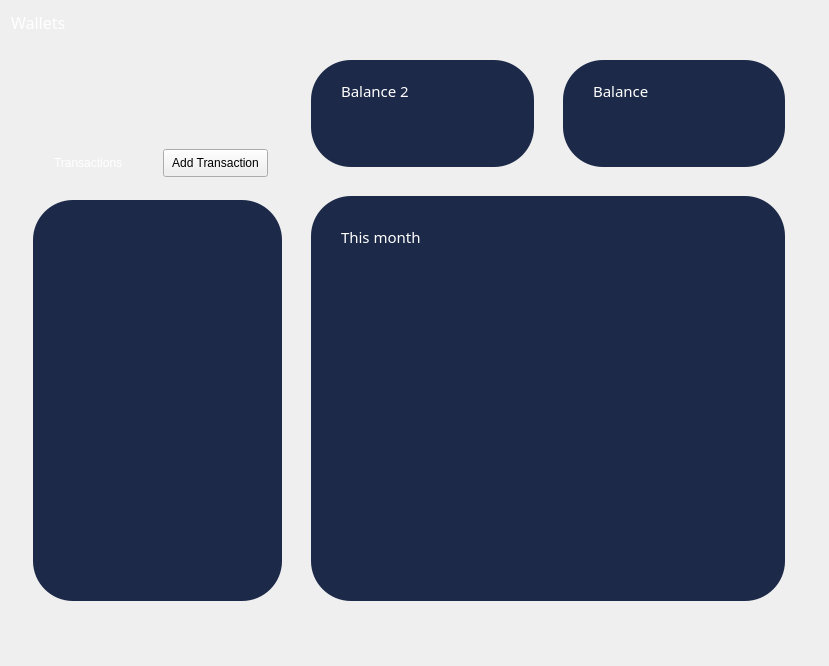
         <widget class="QWidget" name="page_2">
          <layout class="QVBoxLayout" name="verticalLayout_20">
           <item>
            <widget class="QLabel" name="label_8">
             <property name="font">
              <font>
               <family>Century Gothic</family>
               <pointsize>12</pointsize>
               <weight>9</weight>
               <italic>false</italic>
               <bold>false</bold>
              </font>
             </property>
             <property name="styleSheet">
              <string notr="true">color: rgb(255, 255, 255);

font: 75 12pt &quot;Century Gothic&quot;;</string>
             </property>
             <property name="text">
              <string>Wallets</string>
             </property>
            </widget>
           </item>
           <item>
            <layout class="QHBoxLayout" name="horizontalLayout_22">
             <property name="spacing">
              <number>20</number>
             </property>
             <property name="leftMargin">
              <number>22</number>
             </property>
             <item>
              <layout class="QVBoxLayout" name="verticalLayout_18">
               <property name="spacing">
                <number>6</number>
               </property>
               <property name="topMargin">
                <number>0</number>
               </property>
               <property name="bottomMargin">
                <number>0</number>
               </property>
               <item>
                <spacer name="verticalSpacer_5">
                 <property name="orientation">
                  <enum>Qt::Vertical</enum>
                 </property>
                 <property name="sizeType">
                  <enum>QSizePolicy::Preferred</enum>
                 </property>
                 <property name="sizeHint" stdset="0">
                  <size>
                   <width>20</width>
                   <height>93</height>
                  </size>
                 </property>
                </spacer>
               </item>
               <item>
                <widget class="QWidget" name="widget_10" native="true">
                 <property name="sizePolicy">
                  <sizepolicy hsizetype="Expanding" vsizetype="Fixed">
                   <horstretch>0</horstretch>
                   <verstretch>0</verstretch>
                  </sizepolicy>
                 </property>
                 <property name="minimumSize">
                  <size>
                   <width>0</width>
                   <height>51</height>
                  </size>
                 </property>
                 <layout class="QHBoxLayout" name="horizontalLayout_19">
                  <property name="spacing">
                   <number>0</number>
                  </property>
                  <property name="leftMargin">
                   <number>21</number>
                  </property>
                  <property name="rightMargin">
                   <number>14</number>
                  </property>
                  <property name="bottomMargin">
                   <number>0</number>
                  </property>
                  <item>
                   <widget class="QLabel" name="label_13">
                    <property name="styleSheet">
                     <string notr="true">color:rgb(255, 255, 255);
font: 9pt &quot;Century Gothic&quot;;</string>
                    </property>
                    <property name="text">
                     <string>Transactions</string>
                    </property>
                   </widget>
                  </item>
                  <item>
                   <layout class="QVBoxLayout" name="verticalLayout_17">
                    <property name="spacing">
                     <number>0</number>
                    </property>
                    <item>
                     <layout class="QHBoxLayout" name="horizontalLayout_18">
                      <item>
                       <spacer name="horizontalSpacer_17">
                        <property name="orientation">
                         <enum>Qt::Horizontal</enum>
                        </property>
                        <property name="sizeType">
                         <enum>QSizePolicy::Expanding</enum>
                        </property>
                        <property name="sizeHint" stdset="0">
                         <size>
                          <width>40</width>
                          <height>20</height>
                         </size>
                        </property>
                       </spacer>
                      </item>
                      <item>
                       <widget class="QPushButton" name="pushButton_5">
                        <property name="sizePolicy">
                         <sizepolicy hsizetype="Maximum" vsizetype="Fixed">
                          <horstretch>0</horstretch>
                          <verstretch>0</verstretch>
                         </sizepolicy>
                        </property>
                        <property name="minimumSize">
                         <size>
                          <width>105</width>
                          <height>28</height>
                         </size>
                        </property>
                        <property name="styleSheet">
                         <string notr="true">QPushButton{
	border: 1px solid;
	border-color:#fff;
	border-radius: 7px;
color:#fff;
}
QPushButton:hover{
color:rgb(22, 201, 236);
border-color:rgb(22, 201, 236);
}
font: 3pt &quot;Century Gothic&quot;;</string>
                        </property>
                        <property name="text">
                         <string>Add Transaction</string>
                        </property>
                       </widget>
                      </item>
                     </layout>
                    </item>
                   </layout>
                  </item>
                 </layout>
                </widget>
               </item>
               <item>
                <spacer name="verticalSpacer_6">
                 <property name="orientation">
                  <enum>Qt::Vertical</enum>
                 </property>
                 <property name="sizeType">
                  <enum>QSizePolicy::Preferred</enum>
                 </property>
                 <property name="sizeHint" stdset="0">
                  <size>
                   <width>20</width>
                   <height>10</height>
                  </size>
                 </property>
                </spacer>
               </item>
               <item>
                <widget class="QFrame" name="Monthly_frame_6">
                 <property name="sizePolicy">
                  <sizepolicy hsizetype="Expanding" vsizetype="Expanding">
                   <horstretch>0</horstretch>
                   <verstretch>0</verstretch>
                  </sizepolicy>
                 </property>
                 <property name="minimumSize">
                  <size>
                   <width>100</width>
                   <height>401</height>
                  </size>
                 </property>
                 <property name="maximumSize">
                  <size>
                   <width>4420</width>
                   <height>120000</height>
                  </size>
                 </property>
                 <property name="styleSheet">
                  <string notr="true">*{background-color: rgb(28, 41, 72);
border-radius: 40px;
pading-left: 20px;}
QComboBox::down-arrow {
    image:url(:/icon/icons/chevron-down.svg);
	width: 0;
}
QLineEdit{
border-bottom-color: rgb(255, 255, 255);
}</string>
                 </property>
                 <property name="frameShape">
                  <enum>QFrame::NoFrame</enum>
                 </property>
                 <property name="frameShadow">
                  <enum>QFrame::Plain</enum>
                 </property>
                 <property name="lineWidth">
                  <number>0</number>
                 </property>
                 <layout class="QVBoxLayout" name="verticalLayout_16">
                  <item>
                   <widget class="QScrollArea" name="scrollArea">
                    <property name="styleSheet">
                     <string notr="true"/>
                    </property>
                    <property name="widgetResizable">
                     <bool>true</bool>
                    </property>
                    <widget class="QWidget" name="scrollAreaWidgetContents">
                     <property name="geometry">
                      <rect>
                       <x>0</x>
                       <y>0</y>
                       <width>641</width>
                       <height>491</height>
                      </rect>
                     </property>
                    </widget>
                   </widget>
                  </item>
                 </layout>
                </widget>
               </item>
               <item>
                <spacer name="verticalSpacer_4">
                 <property name="orientation">
                  <enum>Qt::Vertical</enum>
                 </property>
                 <property name="sizeType">
                  <enum>QSizePolicy::Preferred</enum>
                 </property>
                 <property name="sizeHint" stdset="0">
                  <size>
                   <width>20</width>
                   <height>54</height>
                  </size>
                 </property>
                </spacer>
               </item>
              </layout>
             </item>
             <item>
              <widget class="QWidget" name="widget_11" native="true">
               <layout class="QVBoxLayout" name="verticalLayout_19">
                <property name="spacing">
                 <number>9</number>
                </property>
                <property name="topMargin">
                 <number>0</number>
                </property>
                <property name="rightMargin">
                 <number>33</number>
                </property>
                <property name="bottomMargin">
                 <number>0</number>
                </property>
                <item>
                 <layout class="QHBoxLayout" name="horizontalLayout_21">
                  <item>
                   <layout class="QHBoxLayout" name="horizontalLayout_13">
                    <property name="topMargin">
                     <number>20</number>
                    </property>
                    <property name="bottomMargin">
                     <number>20</number>
                    </property>
                    <item>
                     <widget class="QFrame" name="overview_frame_6">
                      <property name="sizePolicy">
                       <sizepolicy hsizetype="Expanding" vsizetype="Fixed">
                        <horstretch>0</horstretch>
                        <verstretch>0</verstretch>
                       </sizepolicy>
                      </property>
                      <property name="minimumSize">
                       <size>
                        <width>223</width>
                        <height>107</height>
                       </size>
                      </property>
                      <property name="maximumSize">
                       <size>
                        <width>4960</width>
                        <height>1800</height>
                       </size>
                      </property>
                      <property name="styleSheet">
                       <string notr="true">*{background-color: rgb(28, 41, 72);
border-radius: 40px;
pading-left: 20px;}
QComboBox::down-arrow {
    image:url(:/icon/icons/chevron-down.svg);
	width: 0;
}
QLineEdit{
border-bottom-color: rgb(255, 255, 255);
}</string>
                      </property>
                      <property name="frameShape">
                       <enum>QFrame::NoFrame</enum>
                      </property>
                      <property name="frameShadow">
                       <enum>QFrame::Plain</enum>
                      </property>
                      <property name="lineWidth">
                       <number>0</number>
                      </property>
                      <widget class="QLabel" name="label_47">
                       <property name="geometry">
                        <rect>
                         <x>30</x>
                         <y>20</y>
                         <width>121</width>
                         <height>21</height>
                        </rect>
                       </property>
                       <property name="font">
                        <font>
                         <family>Century Gothic</family>
                         <pointsize>11</pointsize>
                         <weight>50</weight>
                         <italic>false</italic>
                         <bold>false</bold>
                        </font>
                       </property>
                       <property name="styleSheet">
                        <string notr="true">color:#fff</string>
                       </property>
                       <property name="text">
                        <string>Balance 2</string>
                       </property>
                      </widget>
                     </widget>
                    </item>
                    <item>
                     <spacer name="horizontalSpacer_16">
                      <property name="orientation">
                       <enum>Qt::Horizontal</enum>
                      </property>
                      <property name="sizeType">
                       <enum>QSizePolicy::Preferred</enum>
                      </property>
                      <property name="sizeHint" stdset="0">
                       <size>
                        <width>20</width>
                        <height>20</height>
                       </size>
                      </property>
                     </spacer>
                    </item>
                    <item>
                     <widget class="QFrame" name="overview_frame_5">
                      <property name="sizePolicy">
                       <sizepolicy hsizetype="Expanding" vsizetype="Fixed">
                        <horstretch>0</horstretch>
                        <verstretch>0</verstretch>
                       </sizepolicy>
                      </property>
                      <property name="minimumSize">
                       <size>
                        <width>222</width>
                        <height>107</height>
                       </size>
                      </property>
                      <property name="maximumSize">
                       <size>
                        <width>4960</width>
                        <height>1800</height>
                       </size>
                      </property>
                      <property name="styleSheet">
                       <string notr="true">*{background-color: rgb(28, 41, 72);
border-radius: 40px;
pading-left: 20px;}
QComboBox::down-arrow {
    image:url(:/icon/icons/chevron-down.svg);
	width: 0;
}
QLineEdit{
border-bottom-color: rgb(255, 255, 255);
}</string>
                      </property>
                      <property name="frameShape">
                       <enum>QFrame::NoFrame</enum>
                      </property>
                      <property name="frameShadow">
                       <enum>QFrame::Plain</enum>
                      </property>
                      <property name="lineWidth">
                       <number>0</number>
                      </property>
                      <widget class="QLabel" name="label_45">
                       <property name="geometry">
                        <rect>
                         <x>30</x>
                         <y>20</y>
                         <width>121</width>
                         <height>21</height>
                        </rect>
                       </property>
                       <property name="font">
                        <font>
                         <family>Century Gothic</family>
                         <pointsize>11</pointsize>
                         <weight>50</weight>
                         <italic>false</italic>
                         <bold>false</bold>
                        </font>
                       </property>
                       <property name="styleSheet">
                        <string notr="true">color:#fff</string>
                       </property>
                       <property name="text">
                        <string>Balance</string>
                       </property>
                      </widget>
                     </widget>
                    </item>
                   </layout>
                  </item>
                 </layout>
                </item>
                <item>
                 <widget class="QFrame" name="Monthly_frame_5">
                  <property name="sizePolicy">
                   <sizepolicy hsizetype="Expanding" vsizetype="Expanding">
                    <horstretch>0</horstretch>
                    <verstretch>0</verstretch>
                   </sizepolicy>
                  </property>
                  <property name="minimumSize">
                   <size>
                    <width>100</width>
                    <height>401</height>
                   </size>
                  </property>
                  <property name="maximumSize">
                   <size>
                    <width>4420</width>
                    <height>120000</height>
                   </size>
                  </property>
                  <property name="styleSheet">
                   <string notr="true">*{background-color: rgb(28, 41, 72);
border-radius: 40px;
pading-left: 20px;}
QComboBox::down-arrow {
    image:url(:/icon/icons/chevron-down.svg);
	width: 0;
}
QLineEdit{
border-bottom-color: rgb(255, 255, 255);
}</string>
                  </property>
                  <property name="frameShape">
                   <enum>QFrame::NoFrame</enum>
                  </property>
                  <property name="frameShadow">
                   <enum>QFrame::Plain</enum>
                  </property>
                  <property name="lineWidth">
                   <number>0</number>
                  </property>
                  <widget class="QLabel" name="label_46">
                   <property name="geometry">
                    <rect>
                     <x>30</x>
                     <y>30</y>
                     <width>92</width>
                     <height>21</height>
                    </rect>
                   </property>
                   <property name="font">
                    <font>
                     <family>Century Gothic</family>
                     <pointsize>11</pointsize>
                     <weight>50</weight>
                     <italic>false</italic>
                     <bold>false</bold>
                    </font>
                   </property>
                   <property name="styleSheet">
                    <string notr="true">color:#fff</string>
                   </property>
                   <property name="text">
                    <string>This month</string>
                   </property>
                  </widget>
                 </widget>
                </item>
                <item>
                 <spacer name="verticalSpacer_2">
                  <property name="orientation">
                   <enum>Qt::Vertical</enum>
                  </property>
                  <property name="sizeType">
                   <enum>QSizePolicy::Preferred</enum>
                  </property>
                  <property name="sizeHint" stdset="0">
                   <size>
                    <width>20</width>
                    <height>54</height>
                   </size>
                  </property>
                 </spacer>
                </item>
               </layout>
              </widget>
             </item>
            </layout>
           </item>
          </layout>
         </widget>
